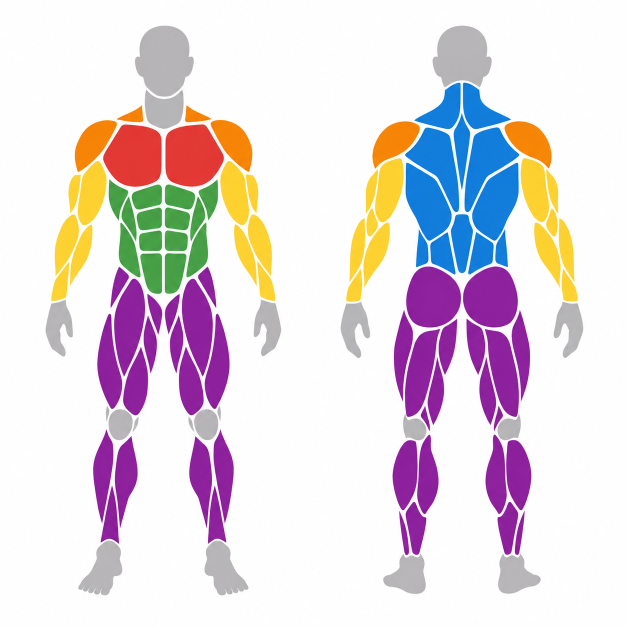
#> input picture art/muscle-map.png, 1254 x 1254 px (shown at 1/2 size)
$ python trace-muscle-map.py
#> lines starting #> are read from the running program, lines starting #| are printed output that depends on the picture; after the words box and inside, x2 and y2 are one past the last pixel; in counts of white or black regions, pixels touching at a corner belong together
"""
Trace art/muscle-map.png into src/icons/bodyPaths.ts.

The source image is a flat colour-coded muscle map, front view on the left and
back view on the right, with one solid colour per muscle group. Each pixel is
snapped to the nearest palette colour, each group is traced into outline paths,
and both views are fitted to the left 15 units of the 24x24 icon grid.

    pip install numpy pillow opencv-python-headless
    python3 scripts/trace-muscle-map.py
"""
import json
import os

import cv2
import numpy as np
from PIL import Image

PALETTE = {
    'bg': (255, 255, 255),
    'chest': (0xE5, 0x39, 0x35),
    'shoulders': (0xFB, 0x8C, 0x00),
    'arms': (0xFD, 0xD8, 0x35),
    'core': (0x43, 0xA0, 0x47),
    'back': (0x1E, 0x88, 0xE5),
    'legs': (0x8E, 0x24, 0xAA),
    'neutral': (0xBD, 0xBD, 0xBD),
}
REGIONS = ['neutral', 'chest', 'shoulders', 'arms', 'core', 'back', 'legs']

# Figure height and placement on the 24x24 grid.
HEIGHT, TOP, CENTRE_X = 23.4, 0.3, 7.5


def label_pixels(path):
    """Index into PALETTE of the nearest colour, per pixel."""
#> called with path = 'art/muscle-map.png'
    img = np.asarray(Image.open(path).convert('RGB'), float)
    colours = np.array(list(PALETTE.values()), float)
    return ((img[:, :, None, :] - colours[None, None]) ** 2).sum(-1).argmin(-1)
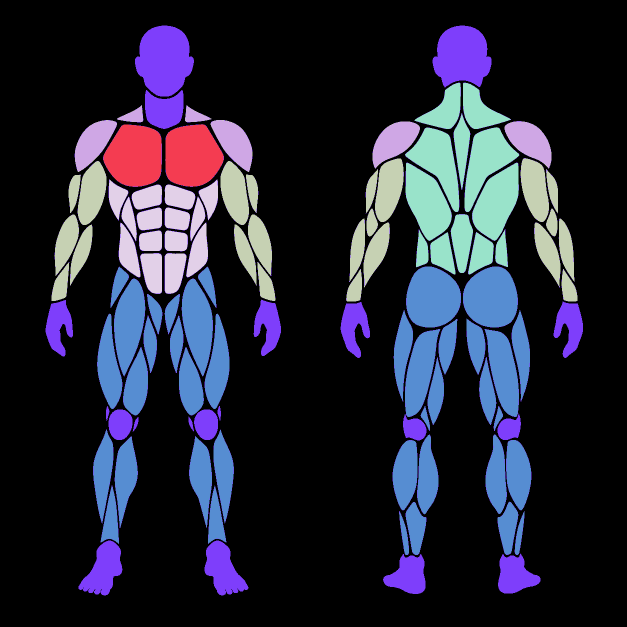
#> returned value: shape (1254, 1254) int64 (shown at 1/2 size); 8 distinct labels, from 0 to 7; one colour per label, 0 black


def trace(path):
    lab = label_pixels(path)
    idx = {name: i for i, name in enumerate(PALETTE)}
    width = lab.shape[1]
#> width = 1254
    fg = lab != idx['bg']
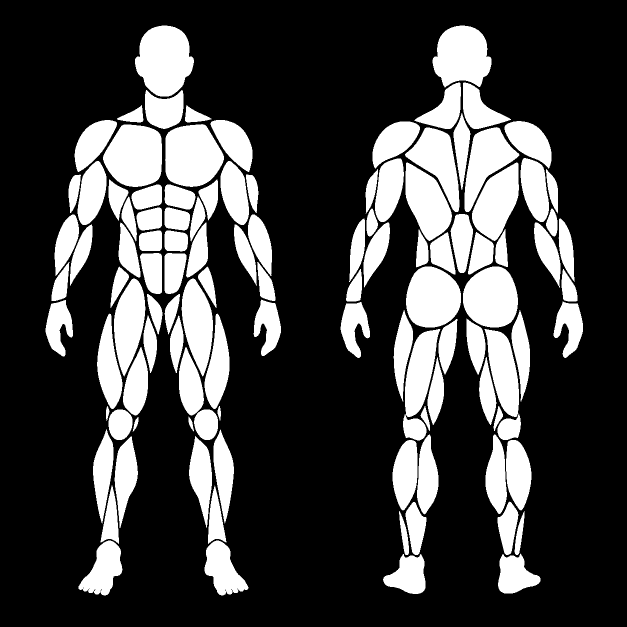
#> fg: shape (1254, 1254) bool (shown at 1/2 size); 26.2% white; 113 white regions, largest, box (x1, y1, x2, y2) and area: (270, 51, 388, 193) 12317, (206, 249, 324, 374) 11735, (330, 248, 448, 374) 11722

    boxes = {}
    for view, (x0, x1) in {'front': (0, width // 2), 'back': (width // 2, width)}.items():
        ys, xs = np.nonzero(fg[:, x0:x1])
        boxes[view] = (xs.min() + x0, xs.max() + x0, ys.min(), ys.max())
#> after the loop, boxes = {'front': (91, 561, 51, 1190), 'back': (681, 1165, 51, 1187)}
    # One scale for both views, so they are the same body.
    scale = HEIGHT / max(b[3] - b[2] for b in boxes.values())
#> scale = 0.0205

    views = {}
    for view, (xa, xb, ya, _) in boxes.items():
        cx = (xa + xb) / 2
        masks = {}
        for region in REGIONS:
            m = (lab == idx[region]).astype(np.uint8)
            m[:, : xa - 2] = 0
            m[:, xb + 3 :] = 0
            masks[region] = m

        if view == 'front':
            # The generator coloured the front traps as shoulders. They are
            # back, and the pieces nearest the midline are the traps.
            n, comp, _, centroids = cv2.connectedComponentsWithStats(masks['shoulders'])
            for k in range(1, n):
                if abs(centroids[k][0] - cx) < 0.2 * (xb - xa):
                    masks['back'][comp == k] = 1
                    masks['shoulders'][comp == k] = 0

        out = {}
        for region in REGIONS:
            # Opening drops the anti-aliased fringe that snaps to grey.
            m = cv2.morphologyEx(masks[region], cv2.MORPH_OPEN, np.ones((3, 3), np.uint8), iterations=2)
            contours, _ = cv2.findContours(m, cv2.RETR_CCOMP, cv2.CHAIN_APPROX_NONE)
            parts = []
            for c in contours:
                if cv2.contourArea(c) < 60:
                    continue
                c = cv2.approxPolyDP(c, 1.6, True)
                pts = [(CENTRE_X + (x - cx) * scale, TOP + (y - ya) * scale) for [[x, y]] in c]
                parts.append('M' + ' '.join(f'{x:.2f} {y:.2f}' for x, y in pts) + 'Z')
            if parts:
                out[region] = ''.join(parts)
        views[view] = out
#> this loop made 2 passes
#> (view, xa, xb, ya, cx, n) on pass 1: ('front', 91, 561, 51, 326, 5)
#> (view, xa, xb, ya, cx) on pass 2: ('back', 681, 1165, 51, 923)
#> pass 1, in trace, `n, comp, _, centroids = cv2.connectedComponentsWithStats(masks['should..`:
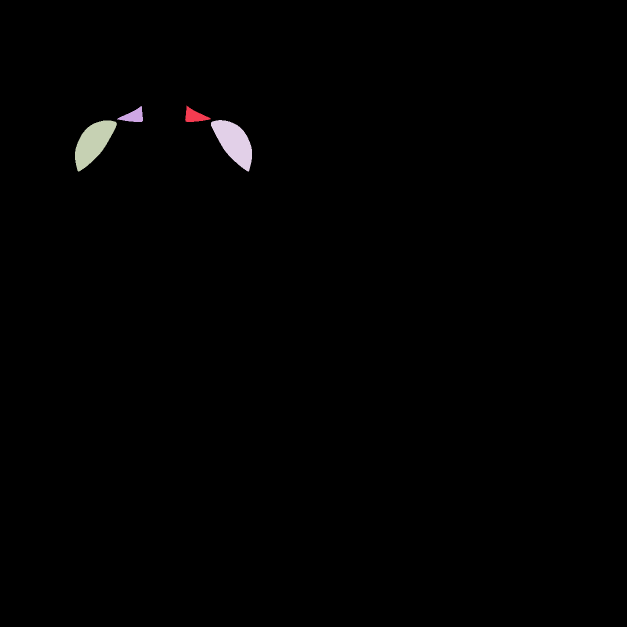
#> comp: shape (1254, 1254) int32 (shown at 1/2 size); 5 distinct labels, from 0 to 4; one colour per label, 0 black
#> after the loop:
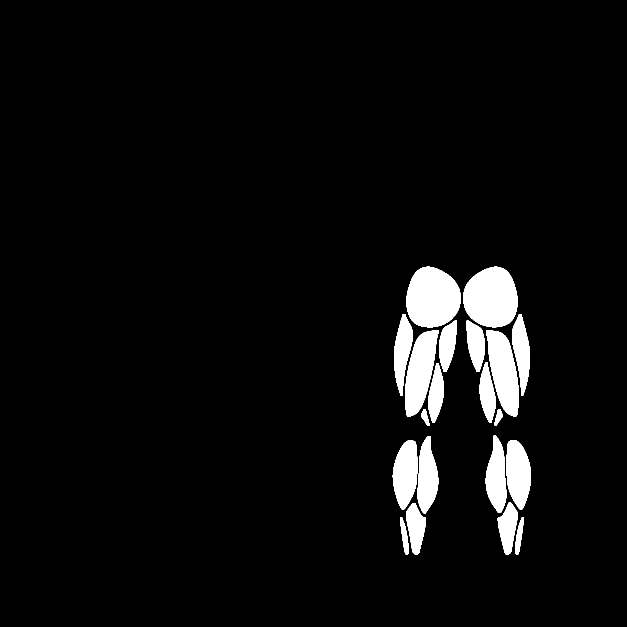
#> m: shape (1254, 1254) (shown at 1/2 size); values 0 (black) and 1 (white), 5% white; 20 white regions, largest, box (x1, y1, x2, y2) and area: (813, 533, 922, 655) 10439, (926, 533, 1035, 655) 10433, (972, 660, 1038, 833) 7153
#> after the loop, views = 2 items
    return views


if __name__ == '__main__':
    root = os.path.dirname(os.path.dirname(os.path.abspath(__file__)))
    views = trace(os.path.join(root, 'art', 'muscle-map.png'))
    lines = [
        '// Generated by scripts/trace-muscle-map.py from art/muscle-map.png. Do not edit.',
        "import type { MuscleGroup } from '../types'",
        '',
        "export type Region = MuscleGroup | 'neutral'",
        '',
        "export const BODY_PATHS: Record<'front' | 'back', Partial<Record<Region, string>>> = {",
    ]
    for view, regions in views.items():
        lines.append(f'  {view}: {{')
        for region, d in regions.items():
            lines.append(f'    {region}: {json.dumps(d)},')
        lines.append('  },')
#> this loop made 2 passes
#> view on passes 1 to 2: 'front', 'back'
#> after the loop, lines = 22 items
    lines.append('}')
    with open(os.path.join(root, 'src', 'icons', 'bodyPaths.ts'), 'w') as f:
        f.write('\n'.join(lines) + '\n')
